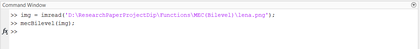
%> input picture Codes_with_instructions/Instructions/commands.png, 420 x 49 px, shrunk from 1237 x 143 before the run
$ octave --eval "result = mecBilevel(imread('../Instructions/commands.png'));"   (GNU Octave 9; MATLAB toolbox functions it lacks are replaced by stand-ins)
%> lines starting %> are read from the running program, lines starting %| are printed output that depends on the picture; in (x1, y1, x2, y2) boxes, pixels count from 0 and x2, y2 are one past the last pixel; in counts of white or black regions, pixels touching at a corner belong together; the program's own positions count from 1
function [thresholdValue] = mecBilevel(img)
    %Image reading
    colorImage = img;
%> colorImage is the input picture: size 49x420x3 uint8; mean R, G, B 250.3, 249, 251

    %Converting to gray image
    grayImage = rgb2gray(colorImage);
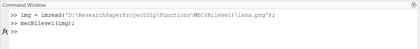
%> grayImage: size 49x420 uint8; min 55, max 255, mean 249.6

    %Calculating image size
    [row, col] = size(grayImage);
%> row = 49; col = 420
    totalPixelCount = row * col;
%> totalPixelCount = 20580

    % Create a frequency array of size 256
    frequency = zeros(1, 256);

    % Iterate over grayscale image matrix
    % for every possible intensity value
    % and count them
    for i = 1 : 256
        frequency(i) = sum(sum(grayImage == i-1));
    end
%> after the loop, frequency = 256 values, max 14170 at index 256, min 0 at index 1, mean 80.39

    %Creating Probability Distribution using frequencies
    probabiltyDistribtion = frequency / totalPixelCount;
%> probabiltyDistribtion = 256 values, max 0.689 at index 256, min 0 at index 1, mean 0.00391

    % ------------------------ Entropy Calculation -------------------------

    entropyBackground = 0;
    entropyFrontground = 0;
    entropy = 0;
    grayValue = 0;

    for z = 0 : 255

        %Getting P(s) for each gray value
        totProbS = sum(probabiltyDistribtion(1:z));

        entropyFrontground = 0;
        entropyBackground = 0;

        %Getting total entropy of background( <=gray value)
        for x = 1 : z
            if probabiltyDistribtion(x) ~= 0 && totProbS ~= 0
                fractionback = probabiltyDistribtion(x)/totProbS;
                if fractionback ~= 0
                    entropyBackground =  entropyBackground +fractionback.* log(fractionback);
                end
            end
        end

        %Getting total entropy of object( >=gray value)
        for y = z+1 : 256
            if probabiltyDistribtion(y) ~= 0 && totProbS ~= 1
                fractionfront = probabiltyDistribtion(y)/(1 - totProbS);
                if fractionfront ~= 0
                    entropyFrontground = entropyFrontground + fractionfront.* log(fractionfront);
                end
            end
        end

        %Getting maximum entropy for each gray value and getting that gray
        %value
        if entropy <= -(entropyFrontground + entropyBackground)
            entropy = -(entropyFrontground + entropyBackground);
            grayValue = z;
        end
    end
%> this loop made 256 passes
%> totProbS on passes 1 to 12: 0, 0, 0, 0, 0, 0, 0, 0, 0, 0, 0, 0
%> after the loop, entropy = 5.73; fractionback = 0.063; fractionfront = 1; grayValue = 227

    %Generating thresholded image (Background -> black, object -> white)
    last = zeros(row,col);
    for a = 1 : row
        for b = 1 : col
            if grayValue > grayImage(a,b)
                last(a,b) = 255;
            end
        end
    end
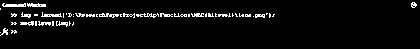
%> last: size 49x420 double; 4.5% white in thin lines or dots, all inside (x1, y1, x2, y2) = (0, 2, 417, 36)

    %Generating thresholded image (Background -> white, object -> black)
     last = 255 - last;

     %Return threshold value
    thresholdValue = grayValue;
%> thresholdValue = 227

    %Show image

    figure,
    subplot(1,3,1), imshow(img), title('Original Image');
    subplot(1,3,2), imshow(grayImage), title('Gray Image Image');
    subplot(1,3,3), imshow(last), title('Segmented Image(MEC Bilevel)');
end
